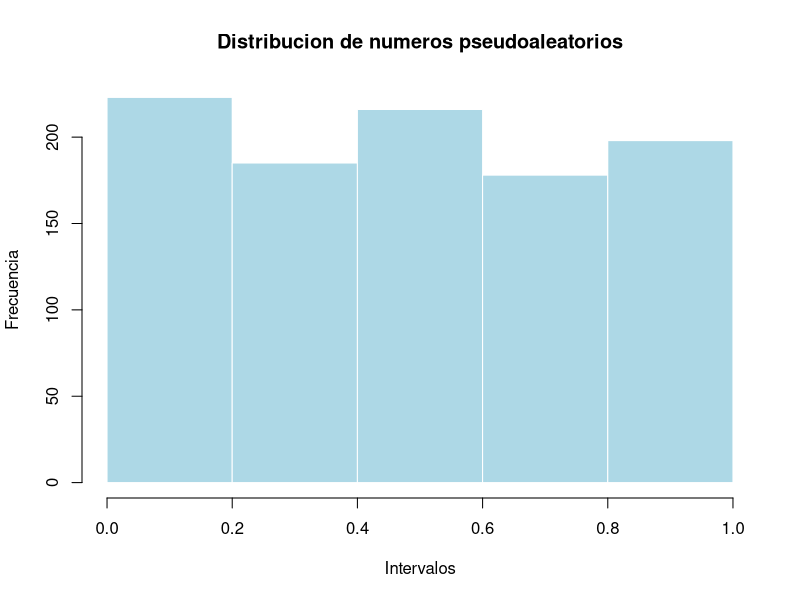

Here is the R script that generated this plot:
set.seed(129)

exponencial <- function(n, media) {
  -media * log(1 - runif(n))
}

cat("1. VARIABLE DISCRETA: BERNOULLI\n")
compras <- as.integer(runif(12) < 0.65)
print(compras)
cat("Total de compras:", sum(compras), "\n")

cat("\n2. VARIABLE CONTINUA: UNIFORME\n")
tiempos <- runif(10, min = 2, max = 8)
print(round(tiempos, 2))
cat("Promedio:", round(mean(tiempos), 2), "minutos\n")

cat("\n3. TRANSFORMACION INVERSA\n")
llegadas <- exponencial(10, 4)
print(round(llegadas, 2))
cat("Promedio:", round(mean(llegadas), 2), "minutos\n")

cat("\n4. CONVOLUCION\n")
totales <- exponencial(10, 3) + exponencial(10, 3)
print(round(totales, 2))
cat("Promedio:", round(mean(totales), 2), "minutos\n")

cat("\n5. COMPOSICION\n")
atenciones <- numeric(10)

for (i in 1:10) {
  rapida <- runif(1) < 0.70
  tipo <- if (rapida) "Rapida" else "Larga"
  tiempo <- if (rapida) runif(1, 1, 3) else runif(1, 5, 9)
  
  atenciones[i] <- tiempo
  cat("Cliente", i, "-", tipo, "-", round(tiempo, 2), "minutos\n")
}

cat("Promedio:", round(mean(atenciones), 2), "minutos\n")

cat("\n6. ACEPTACION Y RECHAZO\n")
aceptados <- numeric(0)
intentos <- 0

while (length(aceptados) < 10) {
  x <- runif(1)
  u <- runif(1)
  intentos <- intentos + 1
  
  if (u <= x) {
    aceptados <- c(aceptados, x)
  }
}

print(round(aceptados, 4))
cat("Intentos:", intentos, "\n")
cat("Rechazados:", intentos - length(aceptados), "\n")
cat("Promedio:", round(mean(aceptados), 4), "\n")

cat("\n7. PRUEBA DE UNIFORMIDAD\n")
numeros <- runif(1000)
limites <- seq(0, 1, by = 0.2)
grupos <- cut(numeros, breaks = limites, include.lowest = TRUE)
frecuencias <- table(grupos)

print(frecuencias)
cat("Frecuencia esperada por intervalo: 200\n")

resultado <- chisq.test(as.vector(frecuencias), p = rep(0.2, 5))
print(resultado)

if (resultado$p.value < 0.05) {
  cat("Se rechaza la hipotesis de uniformidad.\n")
} else {
  cat("No se rechaza la hipotesis de uniformidad.\n")
}

hist(numeros, breaks = limites,
     main = "Distribucion de numeros pseudoaleatorios",
     xlab = "Intervalos", ylab = "Frecuencia",
     col = "lightblue", border = "white")
